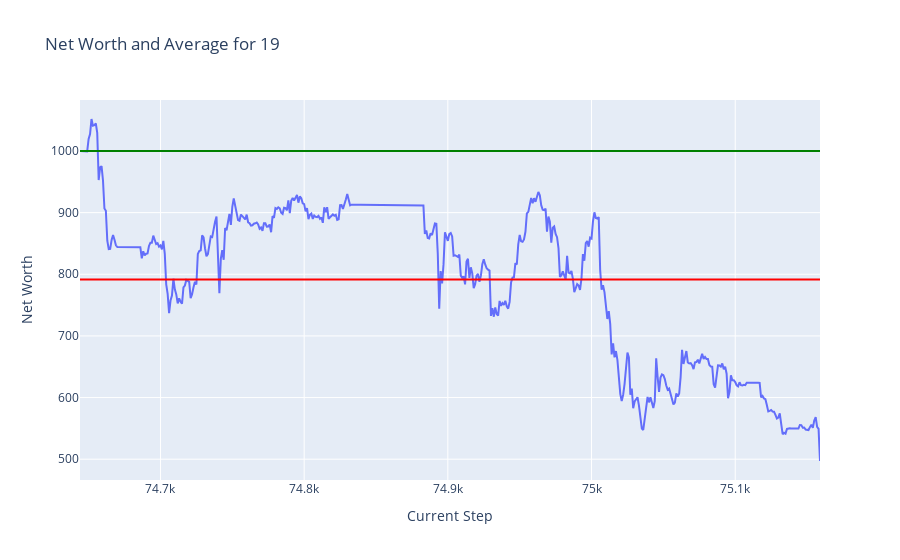
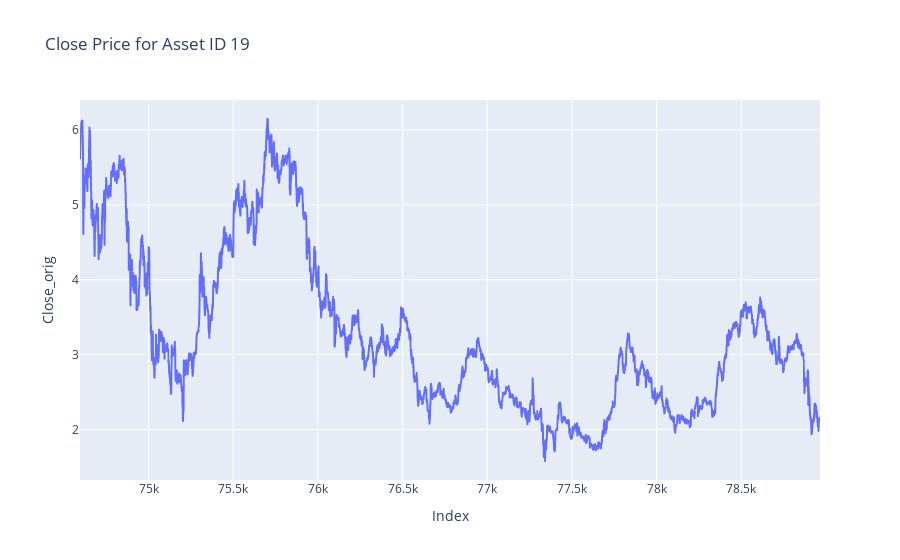
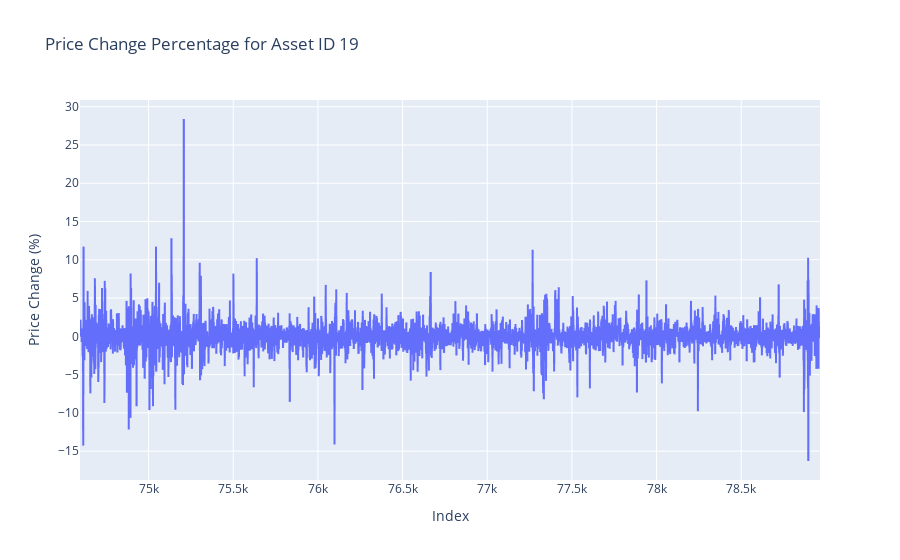
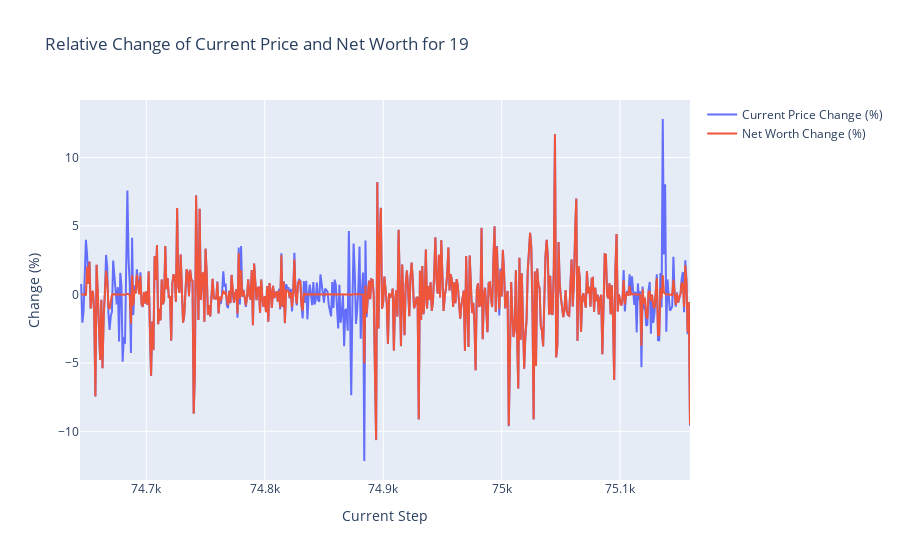

Here is the notebook cell these charts were saved with, in order:
### Markdown cell above
## Plots

### Code cell
token = 19
plot_token_data(df = train_hist_df, token = token)
plot_close_by_asset(df= train_df, asset_id= token)
plot_price_change_by_asset(df= train_df, asset_id= token)
plot_relative_change_by_token(df = train_hist_df, token = token)

### Figure 1 — Plotly figure (JSON) as saved in the notebook; plotly's stock layout.template omitted (floating-point values rounded to 4 significant figures; data arrays with more than 128 entries replaced by an {"elided": "..."} marker saying what was removed)
{"data": [{"mode": "lines", "name": "Net Worth", "type": "scatter", "x": {"elided": "516 int values"}, "y": {"elided": "516 float values"}}], "layout": {"shapes": [{"line": {"color": "green"}, "name": "Net Worth = 1000", "type": "line", "x0": 0, "x1": 1, "xref": "x domain", "y0": 1000, "y1": 1000, "yref": "y"}, {"line": {"color": "red"}, "name": "Average Net Worth = 791.36", "type": "line", "x0": 0, "x1": 1, "xref": "x domain", "y0": 791.4, "y1": 791.4, "yref": "y"}], "title": {"text": "Net Worth and Average for 19"}, "xaxis": {"title": {"text": "Current Step"}}, "yaxis": {"title": {"text": "Net Worth"}}}}

### Figure 2 — Plotly figure (JSON) as saved in the notebook; plotly's stock layout.template omitted (floating-point values rounded to 4 significant figures; data arrays with more than 128 entries replaced by an {"elided": "..."} marker saying what was removed)
{"data": [{"hovertemplate": "Index=%{x}<br>Close_orig=%{y}<extra></extra>", "legendgroup": "", "line": {"color": "#636efa", "dash": "solid"}, "marker": {"symbol": "circle"}, "mode": "lines", "name": "", "showlegend": false, "type": "scattergl", "x": {"elided": "4371 int values"}, "xaxis": "x", "y": {"elided": "4371 float values"}, "yaxis": "y"}], "layout": {"legend": {"tracegroupgap": 0}, "title": {"text": "Close Price for Asset ID 19"}, "xaxis": {"anchor": "y", "domain": [0, 1], "title": {"text": "Index"}}, "yaxis": {"anchor": "x", "domain": [0, 1], "title": {"text": "Close_orig"}}}}

### Figure 3 — Plotly figure (JSON) as saved in the notebook; plotly's stock layout.template omitted (floating-point values rounded to 4 significant figures; data arrays with more than 128 entries replaced by an {"elided": "..."} marker saying what was removed)
{"data": [{"hovertemplate": "Index=%{x}<br>Price Change (%)=%{y}<extra></extra>", "legendgroup": "", "line": {"color": "#636efa", "dash": "solid"}, "marker": {"symbol": "circle"}, "mode": "lines", "name": "", "showlegend": false, "type": "scattergl", "x": {"elided": "4371 int values"}, "xaxis": "x", "y": {"elided": "4371 float values"}, "yaxis": "y"}], "layout": {"legend": {"tracegroupgap": 0}, "title": {"text": "Price Change Percentage for Asset ID 19"}, "xaxis": {"anchor": "y", "domain": [0, 1], "title": {"text": "Index"}}, "yaxis": {"anchor": "x", "domain": [0, 1], "title": {"text": "Price Change (%)"}}}}

### Figure 4 — Plotly figure (JSON) as saved in the notebook; plotly's stock layout.template omitted (floating-point values rounded to 4 significant figures; data arrays with more than 128 entries replaced by an {"elided": "..."} marker saying what was removed)
{"data": [{"mode": "lines", "name": "Current Price Change (%)", "type": "scatter", "x": {"elided": "516 int values"}, "y": {"elided": "516 float values"}}, {"mode": "lines", "name": "Net Worth Change (%)", "type": "scatter", "x": {"elided": "516 int values"}, "y": {"elided": "516 float values"}}], "layout": {"title": {"text": "Relative Change of Current Price and Net Worth for 19"}, "xaxis": {"title": {"text": "Current Step"}}, "yaxis": {"title": {"text": "Change (%)"}}}}
